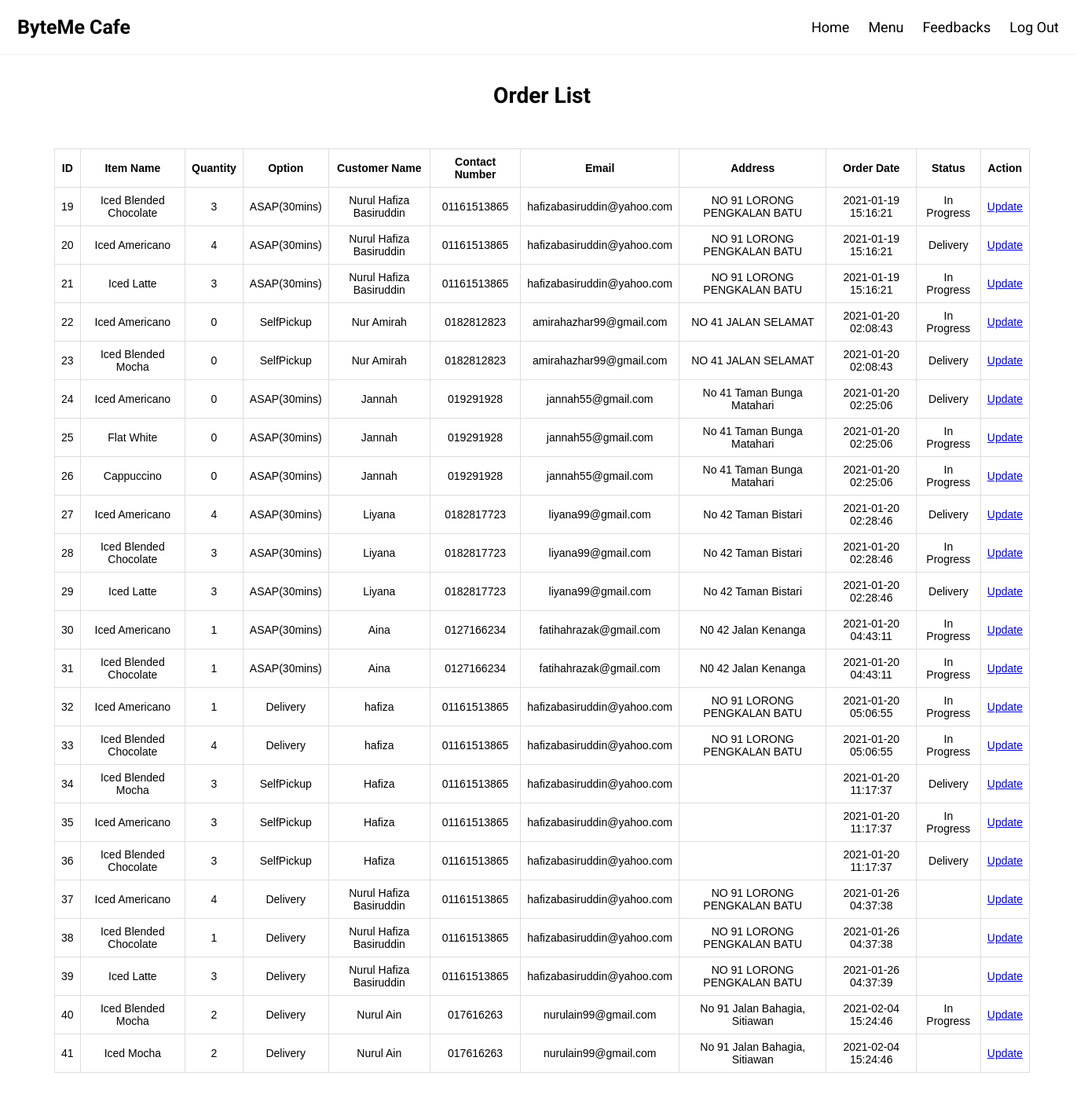
/bytemecafelatest/vieworder.php, run on the app's committed database.
### tables this page shows
CREATE TABLE `sales` (
  `id` int(11) NOT NULL,
  `p_id` int(11) NOT NULL,
  `p_names` varchar(100) NOT NULL,
  `quantity` int(15) NOT NULL,
  `cust_name` varchar(250) NOT NULL,
  `contact_no` varchar(30) NOT NULL,
  `email` varchar(100) NOT NULL,
  `address` varchar(100) NOT NULL,
  `shipping` varchar(100) NOT NULL,
  `sales_date` timestamp NOT NULL DEFAULT current_timestamp(),
  `total` float NOT NULL,
  `status` varchar(20) NOT NULL
);

### bytemecafelatest/vieworder.php (the view, shortened to what this page needs)
<?php
include_once 'db.php';
$result = mysqli_query($con,"SELECT * FROM sales");
?>
<!DOCTYPE html>
<html lang="en-US">
  <head>
  </head>
  <body>
  <div style="width:1350px; margin:20 auto;">
<div class="header">
  <a href="#default" class="logo">ByteMe Cafe</a>
  <div class="header-right">
  <a href="homeStaff.php">Home</a>
  <a href="menuStaff.php">Menu</a>
  <a href="viewFeedback.php">Feedbacks</a>
	<a href="logout.php">Log Out</a>
</div>
</div>
</div>
<br>
<center><h1>Order List </h1></center>
<br><br>
<?php
if (mysqli_num_rows($result) > 0) {
?>
  <center><table>
  <tr>
  <th>ID</th>
    <th>Item Name</th>
    <th>Quantity</th>
    <th>Option</th>
    <th>Customer Name</th>
    <th>Contact Number</th>
    <th>Email </th>
    <th>Address </th>
    <th>Order Date</th>
    <th>Status</th>
    <th>Action</th>
<?php
while($row = mysqli_fetch_array($result)) {
?>
<tr>
<td><?php echo $row["id"]; ?></td>
    <td><?php echo $row["p_names"]; ?></td>
    <td><?php echo $row["quantity"]; ?></td>
    <td><?php echo $row["shipping"]; ?></td>
    <td><?php echo $row["cust_name"]; ?></td>
    <td><?php echo $row["contact_no"]; ?></td>
    <td><?php echo $row["email"]; ?></td>
    <td><?php echo $row["address"]; ?></td>
    <td><?php echo $row["sales_date"]; ?></td>
    <td><?php echo $row["status"]; ?></td>
    <td><a href="updatestatus.php?id=<?php echo $row["id"]; ?>">Update</a></td>
</tr>
<?php
}
?>
</table></center>
<br><br><br>
 <?php
}
else{
    echo "No result found";
}
?>
</body>
</html>

### bytemecafelatest/vieworder.php (style rules this page uses)
body { margin: 0; font-family: 'Roboto', sans-serif; font-size:14px; }
.header { overflow: hidden; background-color: #ffff; padding: 10px 10px; width:100%; border-bottom: 1px solid #EEEEEE; }
.header a { float: left; color: black; text-align: center; padding: 12px; text-decoration: none; font-size: 18px; line-height: 25px; border-radius: 4px; }
.header a.logo { font-size: 25px; font-weight: bold; }
.header-right { float: right; }
table { font-family: arial, sans-serif; border-collapse: collapse; width: 90%; }
td, th { border: 1px solid #dddddd; text-align: center; padding: 8px; }
tr:nth-child(even) { background-color: white; }

### data on the page
sales: id "19", p_names "Iced Blended Chocolate", quantity "3", shipping "ASAP(30mins)", cust_name "Nurul Hafiza Basiruddin", contact_no "01161513865", email "hafizabasiruddin@yahoo.com", address "NO 91 LORONG PENGKALAN BATU", sales_date "2021-01-19 15:16:21", status "In Progress"
sales: id "20", p_names "Iced Americano", quantity "4", shipping "ASAP(30mins)", cust_name "Nurul Hafiza Basiruddin", contact_no "01161513865", email "hafizabasiruddin@yahoo.com", address "NO 91 LORONG PENGKALAN BATU", sales_date "2021-01-19 15:16:21", status "Delivery"
sales: id "21", p_names "Iced Latte", quantity "3", shipping "ASAP(30mins)", cust_name "Nurul Hafiza Basiruddin", contact_no "01161513865", email "hafizabasiruddin@yahoo.com", address "NO 91 LORONG PENGKALAN BATU", sales_date "2021-01-19 15:16:21", status "In Progress"
sales: id "22", p_names "Iced Americano", quantity "0", shipping "SelfPickup", cust_name "Nur Amirah", contact_no "0182812823", email "amirahazhar99@gmail.com", address "NO 41 JALAN SELAMAT", sales_date "2021-01-20 02:08:43", status "In Progress"
sales: id "23", p_names "Iced Blended Mocha", quantity "0", shipping "SelfPickup", cust_name "Nur Amirah", contact_no "0182812823", email "amirahazhar99@gmail.com", address "NO 41 JALAN SELAMAT", sales_date "2021-01-20 02:08:43", status "Delivery"
sales: id "24", p_names "Iced Americano", quantity "0", shipping "ASAP(30mins)", cust_name "Jannah", contact_no "019291928", email "jannah55@gmail.com", address "No 41 Taman Bunga Matahari", sales_date "2021-01-20 02:25:06", status "Delivery"
sales: id "25", p_names "Flat White", quantity "0", shipping "ASAP(30mins)", cust_name "Jannah", contact_no "019291928", email "jannah55@gmail.com", address "No 41 Taman Bunga Matahari", sales_date "2021-01-20 02:25:06", status "In Progress"
sales: id "26", p_names "Cappuccino", quantity "0", shipping "ASAP(30mins)", cust_name "Jannah", contact_no "019291928", email "jannah55@gmail.com", address "No 41 Taman Bunga Matahari", sales_date "2021-01-20 02:25:06", status "In Progress"
sales: id "27", p_names "Iced Americano", quantity "4", shipping "ASAP(30mins)", cust_name "Liyana", contact_no "0182817723", email "liyana99@gmail.com", address "No 42 Taman Bistari", sales_date "2021-01-20 02:28:46", status "Delivery"
sales: id "28", p_names "Iced Blended Chocolate", quantity "3", shipping "ASAP(30mins)", cust_name "Liyana", contact_no "0182817723", email "liyana99@gmail.com", address "No 42 Taman Bistari", sales_date "2021-01-20 02:28:46", status "In Progress"
sales: id "29", p_names "Iced Latte", quantity "3", shipping "ASAP(30mins)", cust_name "Liyana", contact_no "0182817723", email "liyana99@gmail.com", address "No 42 Taman Bistari", sales_date "2021-01-20 02:28:46", status "Delivery"
sales: id "30", p_names "Iced Americano", quantity "1", shipping "ASAP(30mins)", cust_name "Aina", contact_no "0127166234", email "fatihahrazak@gmail.com", address "N0 42 Jalan Kenanga", sales_date "2021-01-20 04:43:11", status "In Progress"
sales: id "31", p_names "Iced Blended Chocolate", quantity "1", shipping "ASAP(30mins)", cust_name "Aina", contact_no "0127166234", email "fatihahrazak@gmail.com", address "N0 42 Jalan Kenanga", sales_date "2021-01-20 04:43:11", status "In Progress"
sales: id "32", p_names "Iced Americano", quantity "1", shipping "Delivery", cust_name "hafiza", contact_no "01161513865", email "hafizabasiruddin@yahoo.com", address "NO 91 LORONG PENGKALAN BATU", sales_date "2021-01-20 05:06:55", status "In Progress"
sales: id "33", p_names "Iced Blended Chocolate", quantity "4", shipping "Delivery", cust_name "hafiza", contact_no "01161513865", email "hafizabasiruddin@yahoo.com", address "NO 91 LORONG PENGKALAN BATU", sales_date "2021-01-20 05:06:55", status "In Progress"
sales: id "34", p_names "Iced Blended Mocha", quantity "3", shipping "SelfPickup", cust_name "Hafiza", contact_no "01161513865", email "hafizabasiruddin@yahoo.com", sales_date "2021-01-20 11:17:37", status "Delivery"
sales: id "35", p_names "Iced Americano", quantity "3", shipping "SelfPickup", cust_name "Hafiza", contact_no "01161513865", email "hafizabasiruddin@yahoo.com", sales_date "2021-01-20 11:17:37", status "In Progress"
sales: id "36", p_names "Iced Blended Chocolate", quantity "3", shipping "SelfPickup", cust_name "Hafiza", contact_no "01161513865", email "hafizabasiruddin@yahoo.com", sales_date "2021-01-20 11:17:37", status "Delivery"
sales: id "37", p_names "Iced Americano", quantity "4", shipping "Delivery", cust_name "Nurul Hafiza Basiruddin", contact_no "01161513865", email "hafizabasiruddin@yahoo.com", address "NO 91 LORONG PENGKALAN BATU", sales_date "2021-01-26 04:37:38"
sales: id "38", p_names "Iced Blended Chocolate", quantity "1", shipping "Delivery", cust_name "Nurul Hafiza Basiruddin", contact_no "01161513865", email "hafizabasiruddin@yahoo.com", address "NO 91 LORONG PENGKALAN BATU", sales_date "2021-01-26 04:37:38"
sales: id "39", p_names "Iced Latte", quantity "3", shipping "Delivery", cust_name "Nurul Hafiza Basiruddin", contact_no "01161513865", email "hafizabasiruddin@yahoo.com", address "NO 91 LORONG PENGKALAN BATU", sales_date "2021-01-26 04:37:39"
sales: id "40", p_names "Iced Blended Mocha", quantity "2", shipping "Delivery", cust_name "Nurul Ain", contact_no "017616263", email "nurulain99@gmail.com", address "No 91 Jalan Bahagia, Sitiawan", sales_date "2021-02-04 15:24:46", status "In Progress"
sales: id "41", p_names "Iced Mocha", quantity "2", shipping "Delivery", cust_name "Nurul Ain", contact_no "017616263", email "nurulain99@gmail.com", address "No 91 Jalan Bahagia, Sitiawan", sales_date "2021-02-04 15:24:46"
